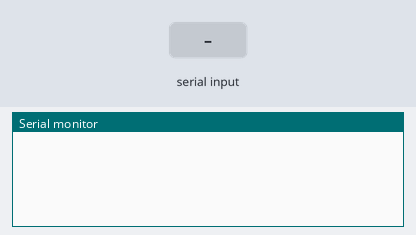
The sketch below on a simulated Arduino Uno, built with avr-gcc and run on an emulated ATmega328P. On the bench: the last lines printed to the serial monitor. Inputs (shaded band) come from the test bench.

Above: at 1.2 s.
1.3 s: "F" received over Serial
At 2.5 s:
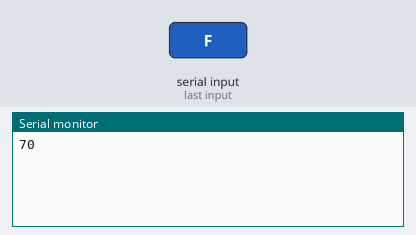
2.8 s: "F" received over the second serial link
At 3.9 s:
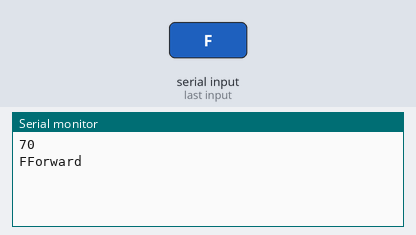
4.3 s: "a" received over Serial
At 5.2 s:
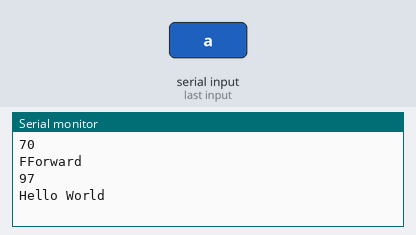
5.8 s: "B" received over the second serial link
At 6.2 s:
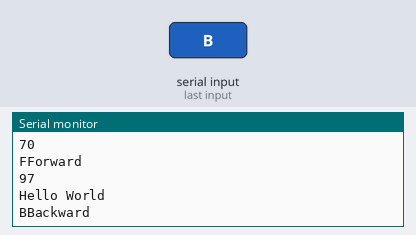
7.3 s: "R" received over the second serial link
At 8.5 s:
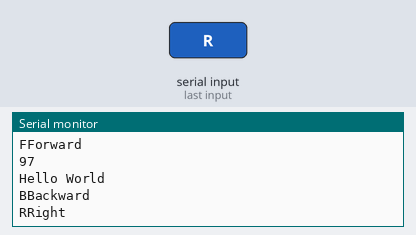
8.8 s: "L" received over the second serial link
At 9.7 s:
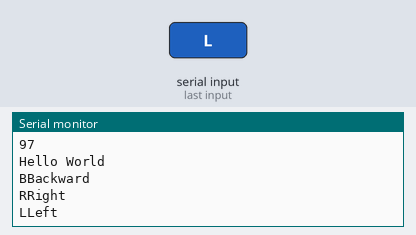

Measured:
- after the input at 1.3 s, the serial monitor: prints a new line at once (image 1)
- after the input at 2.8 s, the serial monitor: prints a new line at once (image 2)
- after the input at 4.3 s, the serial monitor: prints a new line at once (image 3)
- after the input at 5.8 s, the serial monitor: prints a new line at once (image 4)
- after the input at 7.3 s, the serial monitor: prints a new line at once (image 5)
- after the input at 8.8 s, the serial monitor: prints a new line at once (image 6)

The sketch:

Bluetooth.ino
```cpp
#include<SoftwareSerial.h>

SoftwareSerial  bluetooth(12,11);
void setup() {
  Serial.begin(9600);
  bluetooth.begin(9600);
}

void loop() {
  if(Serial.available())
  {
    int iData = Serial.read();
    //Serial.write(iData);
    Serial.println(iData,DEC);
    if(iData==97)
    {
      Serial.println("Hello World");
    }
  }

  if(bluetooth.available())
  {
    int iData = bluetooth.read();
    //Serial.write(iData);
    Serial.write(iData);
    if(iData=='F')
    {
      Serial.println("Forward");
    }
    if(iData=='B')
    {
      Serial.println("Backward");
    }
    if(iData=='R')
    {
      Serial.println("Right");
    }
    if(iData=='L')
    {
      Serial.println("Left");
    }
  }


  //delay(100);
}
```
